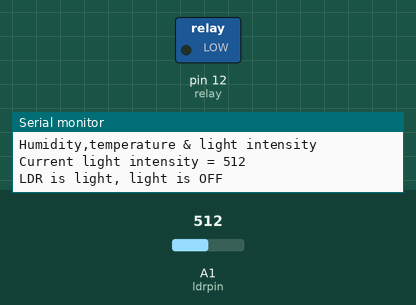
The sketch below on a simulated Arduino Uno, built with avr-gcc and run on an emulated ATmega328P. On the bench: switched loads named in the sketch (green lamp = pin HIGH), the last lines printed to the serial monitor. The test bench sets the inputs (shaded band); at power-on: A1 (ldrpin) = 512.

Above: at 2.7 s.
2.8 s: A1 (ldrpin) set to 369
6.1 s: A1 (ldrpin) set to 336
At 7.8 s:
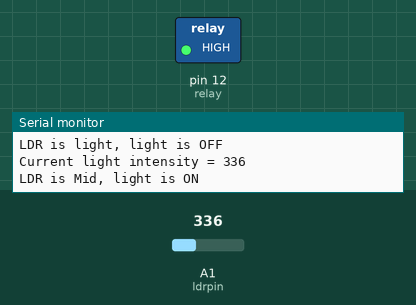
9.4 s: A1 (ldrpin) set to 360
At 12.7 s:
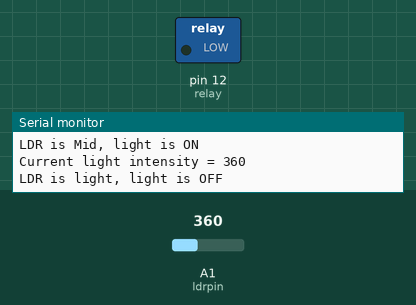
13.0 s: A1 (ldrpin) set to 340
At 14.7 s:
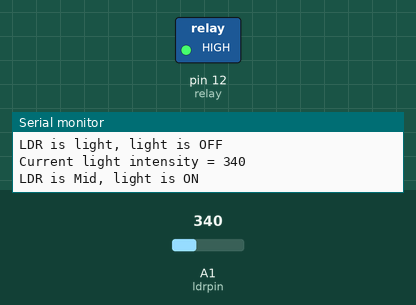
Timing chart, 0 to 16.2 s (numbered marks = the images above; inputs shaded):
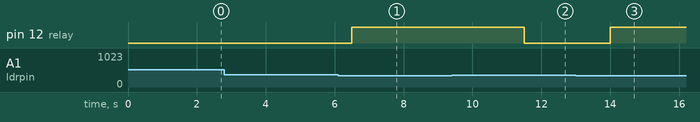

Measured:
- the behaviour switches between 351 and 350 on A1 (ldrpin) (found by bisection; images 0 and 1)
- after the input at 6.1 s, pin 12 (relay): LOW → HIGH after 0.40 s
- after the input at 9.4 s, pin 12 (relay): HIGH → LOW after 2.1 s
- after the input at 13.0 s, pin 12 (relay): LOW → HIGH after 1.0 s

The sketch:

Task2.ino
```cpp
const int ldrpin = A1;
int relay = 12;

void setup(){

  Serial.begin(9600);
  pinMode(relay, OUTPUT);
  pinMode(ldrpin, INPUT);
  delay(500);
  Serial.println("Humidity,temperature & light intensity\n\n");
  delay(1000);
}

void loop(){
     int ldrStatus = analogRead(ldrpin);

     Serial.print("Current light intensity = ");
     Serial.println(ldrStatus);

      if (ldrStatus <= 150) {
        digitalWrite(relay, HIGH);
        Serial.println("LDR is Dark, light is ON\n");
        delay(2500);
      }
      else if(ldrStatus <= 350){
        digitalWrite(relay, HIGH);
        Serial.println("LDR is Mid, light is ON\n");
        delay(2500);
      }
      else {
        digitalWrite(relay, LOW);
        Serial.println("LDR is light, light is OFF\n");
        delay(2500);
      }
}
```
